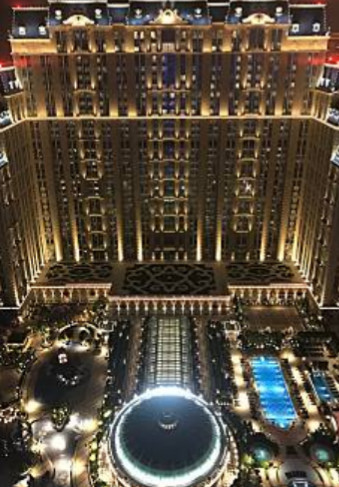
#> input picture mybook/opencv_king_book/ch14/macau.jpg, 339 x 487 px
$ python ch14_1.py
#> lines starting #> are read from the running program, lines starting #| are printed output that depends on the picture
# ch14_1.py
import cv2

src = cv2.imread("macau.jpg")           # 讀取影像
#> src is the input picture: shape (487, 339, 3); mean B, G, R 62.2, 77.4, 88.7
dst1 = cv2.pyrDown(src)                 # 第 1 次向下採樣
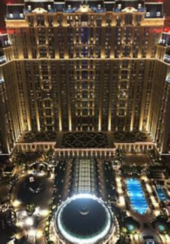
#> dst1: shape (244, 170, 3); mean B, G, R 62.2, 77.4, 88.7
dst2 = cv2.pyrDown(dst1)                # 第 2 次向下採樣
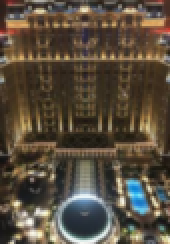
#> dst2: shape (122, 85, 3) (shown 2 times larger); mean B, G, R 62.1, 77.2, 88.6
dst3 = cv2.pyrDown(dst2)                # 第 3 次向下採樣
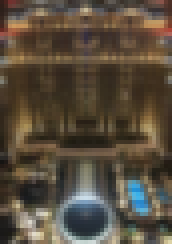
#> dst3: shape (61, 43, 3) (shown 4 times larger); mean B, G, R 61.7, 76.8, 88.2
print(f"src.shape = {src.shape}")
#| src.shape = (487, 339, 3)
print(f"dst1.shape = {dst1.shape}")
#| dst1.shape = (244, 170, 3)
print(f"dst2.shape = {dst2.shape}")
#| dst2.shape = (122, 85, 3)
print(f"dst3.shape = {dst3.shape}")
#| dst3.shape = (61, 43, 3)

cv2.imshow("src",src)
cv2.imshow("dst1",dst1)
cv2.imshow("dst2",dst2)
cv2.imshow("dst3",dst3)

cv2.waitKey(0)
cv2.destroyAllWindows()

$ run again, with mybook/opencv_king_book/ch14/pengiun.jpg copied over mybook/opencv_king_book/ch14/macau.jpg
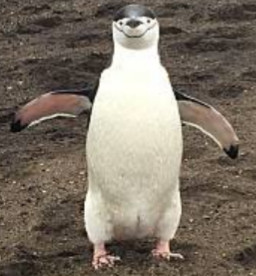
#> input picture mybook/opencv_king_book/ch14/pengiun.jpg, 256 x 276 px
#> src is the input picture: shape (276, 256, 3); mean B, G, R 101.6, 114, 124.2
#> `dst2 = cv2.pyrDown(dst1)`:
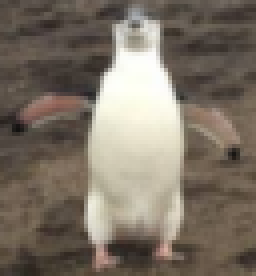
#> dst2: shape (69, 64, 3) (shown 4 times larger); mean B, G, R 101.7, 114, 124.2
#> `dst3 = cv2.pyrDown(dst2)`:
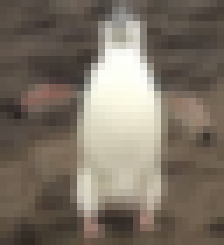
#> dst3: shape (35, 32, 3) (shown 7 times larger); mean B, G, R 101.2, 113.4, 123.5
#| src.shape = (276, 256, 3)
#| dst1.shape = (138, 128, 3)
#| dst2.shape = (69, 64, 3)
#| dst3.shape = (35, 32, 3)
